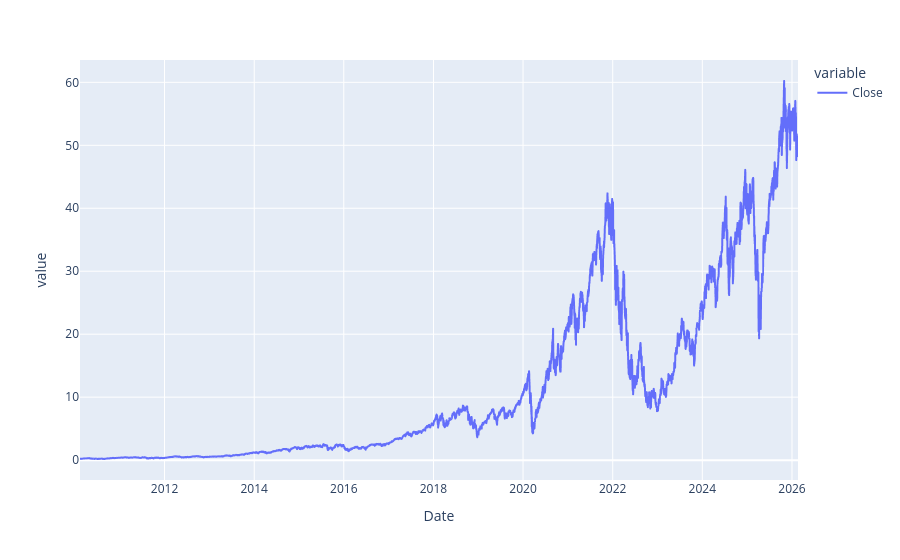

Write notebook code for a chart like this one.
### Code cell
df = sql(u"""
select * 
from qld
order by Date asc
""")

fig = px.line(df, x='Date', y=["Close"])
fig.show()

### Figure 1 — Plotly figure (JSON) as saved in the notebook; plotly's stock layout.template omitted (floating-point values rounded to 4 significant figures; data arrays with more than 128 entries replaced by an {"elided": "..."} marker saying what was removed)
{"data": [{"hovertemplate": "variable=Close<br>Date=%{x}<br>value=%{y}<extra></extra>", "legendgroup": "Close", "line": {"color": "#636efa", "dash": "solid"}, "marker": {"symbol": "circle"}, "mode": "lines", "name": "Close", "showlegend": true, "type": "scattergl", "x": {"elided": "4030 str values"}, "xaxis": "x", "y": {"elided": "4030 float values"}, "yaxis": "y"}], "layout": {"legend": {"title": {"text": "variable"}, "tracegroupgap": 0}, "margin": {"t": 60}, "xaxis": {"anchor": "y", "domain": [0, 1], "title": {"text": "Date"}}, "yaxis": {"anchor": "x", "domain": [0, 1], "title": {"text": "value"}}}}
